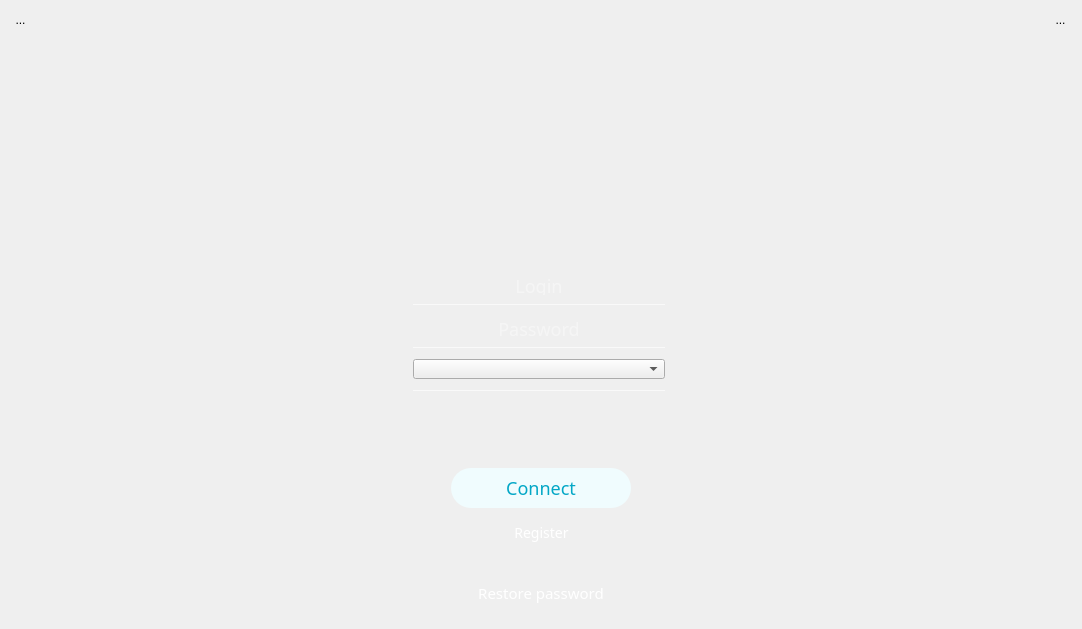
<?xml version="1.0" encoding="UTF-8"?>
<ui version="4.0">
 <class>LoginHorBig</class>
 <widget class="QWidget" name="LoginHorBig">
  <property name="geometry">
   <rect>
    <x>0</x>
    <y>0</y>
    <width>1082</width>
    <height>629</height>
   </rect>
  </property>
  <property name="windowTitle">
   <string>Form</string>
  </property>
  <property name="styleSheet">
   <string notr="true">#LoginHorBig {
	background-image: url(:/pics/bg\@3x.png);
}</string>
  </property>
  <layout class="QVBoxLayout" name="verticalLayout_7">
   <item>
    <layout class="QVBoxLayout" name="verticalLayout_6">
     <item>
      <layout class="QHBoxLayout" name="horizontalLayout_28">
       <item>
        <layout class="QVBoxLayout" name="verticalLayout_30">
         <item>
          <widget class="QToolButton" name="btHelp">
           <property name="styleSheet">
            <string notr="true">border-radius:12px;</string>
           </property>
           <property name="text">
            <string>...</string>
           </property>
           <property name="icon">
            <iconset resource="../resources/KelvinVPN/main.qrc">
             <normaloff>:/pics/help_icon_noactive@2x.png</normaloff>
             <activeoff>:/pics/help_icon_active@2x.png</activeoff>
             <selectedoff>:/pics/help_icon_active@2x.png</selectedoff>:/pics/help_icon_noactive@2x.png</iconset>
           </property>
           <property name="iconSize">
            <size>
             <width>31</width>
             <height>31</height>
            </size>
           </property>
           <property name="toolButtonStyle">
            <enum>Qt::ToolButtonIconOnly</enum>
           </property>
           <property name="autoRaise">
            <bool>true</bool>
           </property>
          </widget>
         </item>
         <item>
          <spacer name="verticalSpacer_25">
           <property name="orientation">
            <enum>Qt::Vertical</enum>
           </property>
           <property name="sizeType">
            <enum>QSizePolicy::Expanding</enum>
           </property>
           <property name="sizeHint" stdset="0">
            <size>
             <width>20</width>
             <height>160</height>
            </size>
           </property>
          </spacer>
         </item>
        </layout>
       </item>
       <item>
        <spacer name="horizontalSpacer_47">
         <property name="orientation">
          <enum>Qt::Horizontal</enum>
         </property>
         <property name="sizeHint" stdset="0">
          <size>
           <width>40</width>
           <height>20</height>
          </size>
         </property>
        </spacer>
       </item>
       <item>
        <layout class="QVBoxLayout" name="verticalLayout_20">
         <item>
          <spacer name="verticalSpacer_24">
           <property name="orientation">
            <enum>Qt::Vertical</enum>
           </property>
           <property name="sizeType">
            <enum>QSizePolicy::Fixed</enum>
           </property>
           <property name="sizeHint" stdset="0">
            <size>
             <width>20</width>
             <height>26</height>
            </size>
           </property>
          </spacer>
         </item>
         <item>
          <layout class="QVBoxLayout" name="verticalLayout_31">
           <item>
            <widget class="QLabel" name="label_12">
             <property name="sizePolicy">
              <sizepolicy hsizetype="Minimum" vsizetype="Minimum">
               <horstretch>0</horstretch>
               <verstretch>0</verstretch>
              </sizepolicy>
             </property>
             <property name="minimumSize">
              <size>
               <width>150</width>
               <height>150</height>
              </size>
             </property>
             <property name="maximumSize">
              <size>
               <width>150</width>
               <height>150</height>
              </size>
             </property>
             <property name="styleSheet">
              <string notr="true">background: rgb(0, 0, 0,0);</string>
             </property>
             <property name="text">
              <string/>
             </property>
             <property name="pixmap">
              <pixmap>:/pics/logo-main@2x.png</pixmap>
             </property>
             <property name="scaledContents">
              <bool>true</bool>
             </property>
             <property name="alignment">
              <set>Qt::AlignHCenter|Qt::AlignTop</set>
             </property>
            </widget>
           </item>
          </layout>
         </item>
        </layout>
       </item>
       <item>
        <spacer name="horizontalSpacer_48">
         <property name="orientation">
          <enum>Qt::Horizontal</enum>
         </property>
         <property name="sizeHint" stdset="0">
          <size>
           <width>40</width>
           <height>20</height>
          </size>
         </property>
        </spacer>
       </item>
       <item>
        <layout class="QVBoxLayout" name="verticalLayout_32">
         <item>
          <widget class="QToolButton" name="btSettings">
           <property name="styleSheet">
            <string notr="true">border-radius:12px;</string>
           </property>
           <property name="text">
            <string>...</string>
           </property>
           <property name="icon">
            <iconset resource="../resources/KelvinVPN/main.qrc">
             <normaloff>:/pics/settings_icon_noactive@2x.png</normaloff>
             <activeoff>:/pics/settings_icon_active@2x.png</activeoff>:/pics/settings_icon_noactive@2x.png</iconset>
           </property>
           <property name="iconSize">
            <size>
             <width>31</width>
             <height>31</height>
            </size>
           </property>
           <property name="toolButtonStyle">
            <enum>Qt::ToolButtonIconOnly</enum>
           </property>
           <property name="autoRaise">
            <bool>true</bool>
           </property>
          </widget>
         </item>
         <item>
          <spacer name="verticalSpacer_28">
           <property name="orientation">
            <enum>Qt::Vertical</enum>
           </property>
           <property name="sizeType">
            <enum>QSizePolicy::Expanding</enum>
           </property>
           <property name="sizeHint" stdset="0">
            <size>
             <width>20</width>
             <height>160</height>
            </size>
           </property>
          </spacer>
         </item>
        </layout>
       </item>
      </layout>
     </item>
     <item>
      <layout class="QVBoxLayout" name="verticalLayout_3">
       <item>
        <spacer name="verticalSpacer_2">
         <property name="orientation">
          <enum>Qt::Vertical</enum>
         </property>
         <property name="sizeType">
          <enum>QSizePolicy::Expanding</enum>
         </property>
         <property name="sizeHint" stdset="0">
          <size>
           <width>20</width>
           <height>40</height>
          </size>
         </property>
        </spacer>
       </item>
       <item>
        <widget class="QLabel" name="lbMessage">
         <property name="maximumSize">
          <size>
           <width>16777215</width>
           <height>20</height>
          </size>
         </property>
         <property name="styleSheet">
          <string notr="true">color: #0043FF;
font: Regular;</string>
         </property>
         <property name="text">
          <string/>
         </property>
         <property name="scaledContents">
          <bool>false</bool>
         </property>
         <property name="alignment">
          <set>Qt::AlignCenter</set>
         </property>
         <property name="wordWrap">
          <bool>true</bool>
         </property>
        </widget>
       </item>
       <item>
        <spacer name="verticalSpacer_4">
         <property name="orientation">
          <enum>Qt::Vertical</enum>
         </property>
         <property name="sizeType">
          <enum>QSizePolicy::Expanding</enum>
         </property>
         <property name="sizeHint" stdset="0">
          <size>
           <width>20</width>
           <height>40</height>
          </size>
         </property>
        </spacer>
       </item>
      </layout>
     </item>
     <item>
      <layout class="QVBoxLayout" name="verticalLayout">
       <property name="spacing">
        <number>10</number>
       </property>
       <item>
        <layout class="QHBoxLayout" name="horizontalLayout_14">
         <item>
          <spacer name="horizontalSpacer_44">
           <property name="orientation">
            <enum>Qt::Horizontal</enum>
           </property>
           <property name="sizeType">
            <enum>QSizePolicy::Expanding</enum>
           </property>
           <property name="sizeHint" stdset="0">
            <size>
             <width>370</width>
             <height>20</height>
            </size>
           </property>
          </spacer>
         </item>
         <item>
          <layout class="QHBoxLayout" name="horizontalLayout_3">
           <item>
            <layout class="QVBoxLayout" name="verticalLayout_28">
             <item>
              <widget class="QLabel" name="label_11">
               <property name="minimumSize">
                <size>
                 <width>33</width>
                 <height>33</height>
                </size>
               </property>
               <property name="maximumSize">
                <size>
                 <width>33</width>
                 <height>33</height>
                </size>
               </property>
               <property name="styleSheet">
                <string notr="true">background:	rgb(0,0,0,0);
</string>
               </property>
               <property name="text">
                <string/>
               </property>
               <property name="pixmap">
                <pixmap resource="../resources/KelvinVPN/main.qrc">:/pics/user_icon@2x.png</pixmap>
               </property>
               <property name="scaledContents">
                <bool>true</bool>
               </property>
              </widget>
             </item>
            </layout>
           </item>
           <item>
            <layout class="QVBoxLayout" name="verticalLayout_5">
             <item>
              <widget class="QLineEdit" name="edUsername">
               <property name="minimumSize">
                <size>
                 <width>252</width>
                 <height>20</height>
                </size>
               </property>
               <property name="maximumSize">
                <size>
                 <width>252</width>
                 <height>16</height>
                </size>
               </property>
               <property name="font">
                <font>
                 <family>Regular</family>
                 <pointsize>-1</pointsize>
                 <weight>50</weight>
                 <italic>false</italic>
                 <bold>false</bold>
                </font>
               </property>
               <property name="styleSheet">
                <string notr="true">background:	rgb(0,0,0,0);
border: none;
font: 18px Regular;
color: rgba(255,255,255, 0.8);</string>
               </property>
               <property name="text">
                <string/>
               </property>
               <property name="maxLength">
                <number>336</number>
               </property>
               <property name="alignment">
                <set>Qt::AlignCenter</set>
               </property>
               <property name="placeholderText">
                <string>Login</string>
               </property>
              </widget>
             </item>
             <item>
              <widget class="Line" name="line_8">
               <property name="sizePolicy">
                <sizepolicy hsizetype="Preferred" vsizetype="Fixed">
                 <horstretch>0</horstretch>
                 <verstretch>0</verstretch>
                </sizepolicy>
               </property>
               <property name="minimumSize">
                <size>
                 <width>252</width>
                 <height>0</height>
                </size>
               </property>
               <property name="maximumSize">
                <size>
                 <width>252</width>
                 <height>16777215</height>
                </size>
               </property>
               <property name="styleSheet">
                <string notr="true">color: rgba(255, 255, 255, 0.65);</string>
               </property>
               <property name="frameShadow">
                <enum>QFrame::Plain</enum>
               </property>
               <property name="midLineWidth">
                <number>1</number>
               </property>
               <property name="orientation">
                <enum>Qt::Horizontal</enum>
               </property>
              </widget>
             </item>
            </layout>
           </item>
          </layout>
         </item>
         <item>
          <spacer name="horizontalSpacer_46">
           <property name="orientation">
            <enum>Qt::Horizontal</enum>
           </property>
           <property name="sizeType">
            <enum>QSizePolicy::Expanding</enum>
           </property>
           <property name="sizeHint" stdset="0">
            <size>
             <width>416</width>
             <height>20</height>
            </size>
           </property>
          </spacer>
         </item>
        </layout>
       </item>
       <item>
        <layout class="QHBoxLayout" name="horizontalLayout_16">
         <item>
          <spacer name="horizontalSpacer_41">
           <property name="orientation">
            <enum>Qt::Horizontal</enum>
           </property>
           <property name="sizeType">
            <enum>QSizePolicy::Expanding</enum>
           </property>
           <property name="sizeHint" stdset="0">
            <size>
             <width>370</width>
             <height>20</height>
            </size>
           </property>
          </spacer>
         </item>
         <item>
          <layout class="QHBoxLayout" name="horizontalLayout_15">
           <item>
            <layout class="QVBoxLayout" name="verticalLayout_26">
             <item>
              <widget class="QLabel" name="label_10">
               <property name="minimumSize">
                <size>
                 <width>33</width>
                 <height>33</height>
                </size>
               </property>
               <property name="maximumSize">
                <size>
                 <width>33</width>
                 <height>33</height>
                </size>
               </property>
               <property name="styleSheet">
                <string notr="true">background:	rgb(0,0,0,0);
</string>
               </property>
               <property name="text">
                <string/>
               </property>
               <property name="pixmap">
                <pixmap resource="../resources/KelvinVPN/main.qrc">:/pics/psw_icon@2x.png</pixmap>
               </property>
               <property name="scaledContents">
                <bool>true</bool>
               </property>
              </widget>
             </item>
            </layout>
           </item>
           <item>
            <layout class="QVBoxLayout" name="verticalLayout_4">
             <item>
              <widget class="QLineEdit" name="edPassword">
               <property name="minimumSize">
                <size>
                 <width>252</width>
                 <height>20</height>
                </size>
               </property>
               <property name="maximumSize">
                <size>
                 <width>252</width>
                 <height>16</height>
                </size>
               </property>
               <property name="styleSheet">
                <string notr="true">background:	rgb(0,0,0,0);
border: none;
font: 18px Regular;
color: rgba(255,255,255, 0.8);</string>
               </property>
               <property name="text">
                <string/>
               </property>
               <property name="maxLength">
                <number>336</number>
               </property>
               <property name="echoMode">
                <enum>QLineEdit::Password</enum>
               </property>
               <property name="alignment">
                <set>Qt::AlignCenter</set>
               </property>
               <property name="placeholderText">
                <string>Password</string>
               </property>
              </widget>
             </item>
             <item>
              <widget class="Line" name="line_7">
               <property name="minimumSize">
                <size>
                 <width>252</width>
                 <height>0</height>
                </size>
               </property>
               <property name="maximumSize">
                <size>
                 <width>252</width>
                 <height>16777215</height>
                </size>
               </property>
               <property name="styleSheet">
                <string notr="true">color: rgba(255, 255, 255, 0.65);</string>
               </property>
               <property name="frameShadow">
                <enum>QFrame::Plain</enum>
               </property>
               <property name="midLineWidth">
                <number>1</number>
               </property>
               <property name="orientation">
                <enum>Qt::Horizontal</enum>
               </property>
              </widget>
             </item>
            </layout>
           </item>
          </layout>
         </item>
         <item>
          <spacer name="horizontalSpacer_43">
           <property name="orientation">
            <enum>Qt::Horizontal</enum>
           </property>
           <property name="sizeType">
            <enum>QSizePolicy::Expanding</enum>
           </property>
           <property name="sizeHint" stdset="0">
            <size>
             <width>416</width>
             <height>20</height>
            </size>
           </property>
          </spacer>
         </item>
        </layout>
       </item>
       <item>
        <layout class="QHBoxLayout" name="horizontalLayout_17">
         <item>
          <spacer name="horizontalSpacer_3">
           <property name="orientation">
            <enum>Qt::Horizontal</enum>
           </property>
           <property name="sizeType">
            <enum>QSizePolicy::Expanding</enum>
           </property>
           <property name="sizeHint" stdset="0">
            <size>
             <width>370</width>
             <height>20</height>
            </size>
           </property>
          </spacer>
         </item>
         <item>
          <layout class="QHBoxLayout" name="horizontalLayout_4">
           <item>
            <widget class="QLabel" name="label_17">
             <property name="minimumSize">
              <size>
               <width>33</width>
               <height>33</height>
              </size>
             </property>
             <property name="maximumSize">
              <size>
               <width>33</width>
               <height>33</height>
              </size>
             </property>
             <property name="styleSheet">
              <string notr="true">background:	rgb(0,0,0,0);
</string>
             </property>
             <property name="text">
              <string/>
             </property>
             <property name="pixmap">
              <pixmap resource="../resources/KelvinVPN/main.qrc">:/pics/server_icon@2x.png</pixmap>
             </property>
             <property name="scaledContents">
              <bool>true</bool>
             </property>
            </widget>
           </item>
           <item>
            <layout class="QVBoxLayout" name="verticalLayout_10">
             <item>
              <widget class="QComboBox" name="cbUpstream">
               <property name="sizePolicy">
                <sizepolicy hsizetype="Expanding" vsizetype="Minimum">
                 <horstretch>0</horstretch>
                 <verstretch>0</verstretch>
                </sizepolicy>
               </property>
               <property name="minimumSize">
                <size>
                 <width>0</width>
                 <height>20</height>
                </size>
               </property>
               <property name="maximumSize">
                <size>
                 <width>16777215</width>
                 <height>16777215</height>
                </size>
               </property>
               <property name="styleSheet">
                <string notr="true"/>
               </property>
               <property name="editable">
                <bool>false</bool>
               </property>
               <property name="currentText">
                <string/>
               </property>
               <property name="currentIndex">
                <number>-1</number>
               </property>
               <property name="iconSize">
                <size>
                 <width>16</width>
                 <height>16</height>
                </size>
               </property>
              </widget>
             </item>
             <item>
              <widget class="Line" name="line_15">
               <property name="minimumSize">
                <size>
                 <width>252</width>
                 <height>0</height>
                </size>
               </property>
               <property name="maximumSize">
                <size>
                 <width>336</width>
                 <height>16777215</height>
                </size>
               </property>
               <property name="styleSheet">
                <string notr="true">color: rgba(255, 255, 255, 0.65);</string>
               </property>
               <property name="frameShadow">
                <enum>QFrame::Plain</enum>
               </property>
               <property name="midLineWidth">
                <number>1</number>
               </property>
               <property name="orientation">
                <enum>Qt::Horizontal</enum>
               </property>
              </widget>
             </item>
            </layout>
           </item>
          </layout>
         </item>
         <item>
          <spacer name="horizontalSpacer_4">
           <property name="orientation">
            <enum>Qt::Horizontal</enum>
           </property>
           <property name="sizeType">
            <enum>QSizePolicy::Expanding</enum>
           </property>
           <property name="sizeHint" stdset="0">
            <size>
             <width>416</width>
             <height>20</height>
            </size>
           </property>
          </spacer>
         </item>
        </layout>
       </item>
      </layout>
     </item>
     <item>
      <spacer name="verticalSpacer_5">
       <property name="orientation">
        <enum>Qt::Vertical</enum>
       </property>
       <property name="sizeType">
        <enum>QSizePolicy::Fixed</enum>
       </property>
       <property name="sizeHint" stdset="0">
        <size>
         <width>20</width>
         <height>70</height>
        </size>
       </property>
      </spacer>
     </item>
     <item>
      <layout class="QHBoxLayout" name="horizontalLayout_22">
       <item>
        <spacer name="horizontalSpacer_37">
         <property name="orientation">
          <enum>Qt::Horizontal</enum>
         </property>
         <property name="sizeType">
          <enum>QSizePolicy::Expanding</enum>
         </property>
         <property name="sizeHint" stdset="0">
          <size>
           <width>40</width>
           <height>20</height>
          </size>
         </property>
        </spacer>
       </item>
       <item>
        <widget class="QPushButton" name="btLogin">
         <property name="enabled">
          <bool>true</bool>
         </property>
         <property name="minimumSize">
          <size>
           <width>180</width>
           <height>40</height>
          </size>
         </property>
         <property name="maximumSize">
          <size>
           <width>180</width>
           <height>40</height>
          </size>
         </property>
         <property name="font">
          <font>
           <family>Regular</family>
           <pointsize>-1</pointsize>
           <weight>50</weight>
           <italic>false</italic>
           <bold>false</bold>
          </font>
         </property>
         <property name="styleSheet">
          <string notr="true">QPushButton {
    border-radius: 20px;
	font: 18px Regular;
    border-width: 1px;
    background-color: rgb(240, 252, 254);
    color: #03A7C6;
}

QPushButton:hover{
    background-color: #14B4DD;
	color: #fff;
	border: 1px solid #fff;
} 

</string>
         </property>
         <property name="text">
          <string>Connect</string>
         </property>
         <property name="flat">
          <bool>true</bool>
         </property>
        </widget>
       </item>
       <item>
        <spacer name="horizontalSpacer_38">
         <property name="orientation">
          <enum>Qt::Horizontal</enum>
         </property>
         <property name="sizeHint" stdset="0">
          <size>
           <width>40</width>
           <height>20</height>
          </size>
         </property>
        </spacer>
       </item>
      </layout>
     </item>
     <item>
      <spacer name="verticalSpacer">
       <property name="orientation">
        <enum>Qt::Vertical</enum>
       </property>
       <property name="sizeType">
        <enum>QSizePolicy::Fixed</enum>
       </property>
       <property name="sizeHint" stdset="0">
        <size>
         <width>20</width>
         <height>5</height>
        </size>
       </property>
      </spacer>
     </item>
     <item>
      <layout class="QHBoxLayout" name="horizontalLayout_71">
       <item>
        <spacer name="horizontalSpacer_39">
         <property name="orientation">
          <enum>Qt::Horizontal</enum>
         </property>
         <property name="sizeHint" stdset="0">
          <size>
           <width>13</width>
           <height>20</height>
          </size>
         </property>
        </spacer>
       </item>
       <item>
        <layout class="QVBoxLayout" name="verticalLayout_2">
         <property name="spacing">
          <number>2</number>
         </property>
         <item>
          <layout class="QHBoxLayout" name="horizontalLayout">
           <item>
            <spacer name="horizontalSpacer_5">
             <property name="orientation">
              <enum>Qt::Horizontal</enum>
             </property>
             <property name="sizeHint" stdset="0">
              <size>
               <width>40</width>
               <height>20</height>
              </size>
             </property>
            </spacer>
           </item>
           <item>
            <widget class="QToolButton" name="btRegister">
             <property name="cursor">
              <cursorShape>ArrowCursor</cursorShape>
             </property>
             <property name="autoFillBackground">
              <bool>false</bool>
             </property>
             <property name="styleSheet">
              <string notr="true">QToolButton {
	font: 14px Regular; 
	color: #fff;
}

QToolButton:hover{
	color: #1892ac;
border: solid 3px;
border: #fff;
} </string>
             </property>
             <property name="text">
              <string>Register</string>
             </property>
             <property name="autoRaise">
              <bool>true</bool>
             </property>
            </widget>
           </item>
           <item>
            <spacer name="horizontalSpacer_6">
             <property name="orientation">
              <enum>Qt::Horizontal</enum>
             </property>
             <property name="sizeHint" stdset="0">
              <size>
               <width>40</width>
               <height>20</height>
              </size>
             </property>
            </spacer>
           </item>
          </layout>
         </item>
         <item>
          <spacer name="verticalSpacer_6">
           <property name="orientation">
            <enum>Qt::Vertical</enum>
           </property>
           <property name="sizeHint" stdset="0">
            <size>
             <width>20</width>
             <height>40</height>
            </size>
           </property>
          </spacer>
         </item>
         <item>
          <spacer name="verticalSpacer_3">
           <property name="orientation">
            <enum>Qt::Vertical</enum>
           </property>
           <property name="sizeType">
            <enum>QSizePolicy::Expanding</enum>
           </property>
           <property name="sizeHint" stdset="0">
            <size>
             <width>333</width>
             <height>0</height>
            </size>
           </property>
          </spacer>
         </item>
         <item>
          <layout class="QHBoxLayout" name="horizontalLayout_6">
           <item>
            <spacer name="horizontalSpacer_55">
             <property name="orientation">
              <enum>Qt::Horizontal</enum>
             </property>
             <property name="sizeType">
              <enum>QSizePolicy::Expanding</enum>
             </property>
             <property name="sizeHint" stdset="0">
              <size>
               <width>40</width>
               <height>20</height>
              </size>
             </property>
            </spacer>
           </item>
           <item>
            <widget class="QToolButton" name="btRestore">
             <property name="styleSheet">
              <string notr="true">QToolButton {
	font: 15px Regular; 
	color: #fff;
}

QToolButton:hover{
	color: #1892ac;
border: solid 3px;
border: #fff;
} </string>
             </property>
             <property name="text">
              <string>Restore password</string>
             </property>
             <property name="autoRaise">
              <bool>true</bool>
             </property>
            </widget>
           </item>
           <item>
            <spacer name="horizontalSpacer_49">
             <property name="orientation">
              <enum>Qt::Horizontal</enum>
             </property>
             <property name="sizeType">
              <enum>QSizePolicy::Expanding</enum>
             </property>
             <property name="sizeHint" stdset="0">
              <size>
               <width>40</width>
               <height>28</height>
              </size>
             </property>
            </spacer>
           </item>
          </layout>
         </item>
         <item>
          <spacer name="verticalSpacer_11">
           <property name="orientation">
            <enum>Qt::Vertical</enum>
           </property>
           <property name="sizeType">
            <enum>QSizePolicy::Expanding</enum>
           </property>
           <property name="sizeHint" stdset="0">
            <size>
             <width>378</width>
             <height>20</height>
            </size>
           </property>
          </spacer>
         </item>
        </layout>
       </item>
       <item>
        <spacer name="horizontalSpacer_40">
         <property name="orientation">
          <enum>Qt::Horizontal</enum>
         </property>
         <property name="sizeType">
          <enum>QSizePolicy::Expanding</enum>
         </property>
         <property name="sizeHint" stdset="0">
          <size>
           <width>40</width>
           <height>20</height>
          </size>
         </property>
        </spacer>
       </item>
      </layout>
     </item>
    </layout>
   </item>
  </layout>
 </widget>
 <resources>
  <include location="../resources/KelvinVPN/main.qrc"/>
 </resources>
 <connections/>
</ui>
